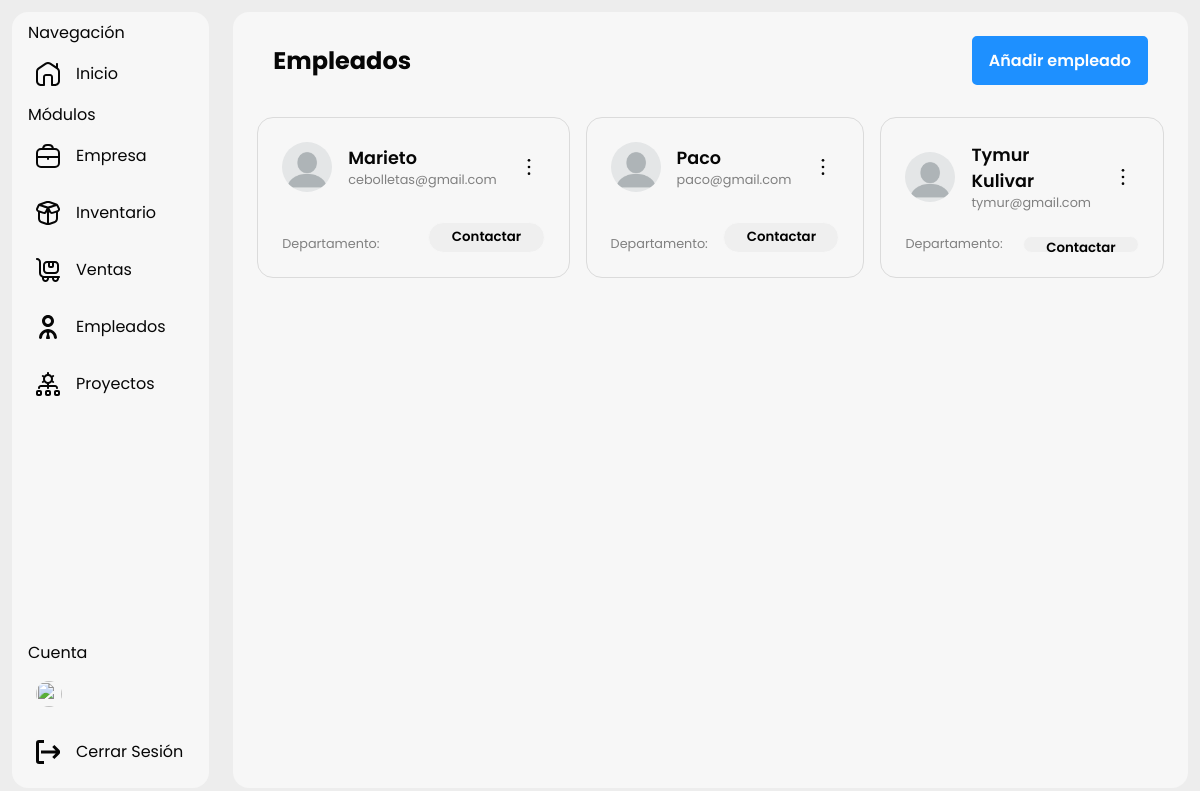
The page /add-employer on the database as committed earlier.
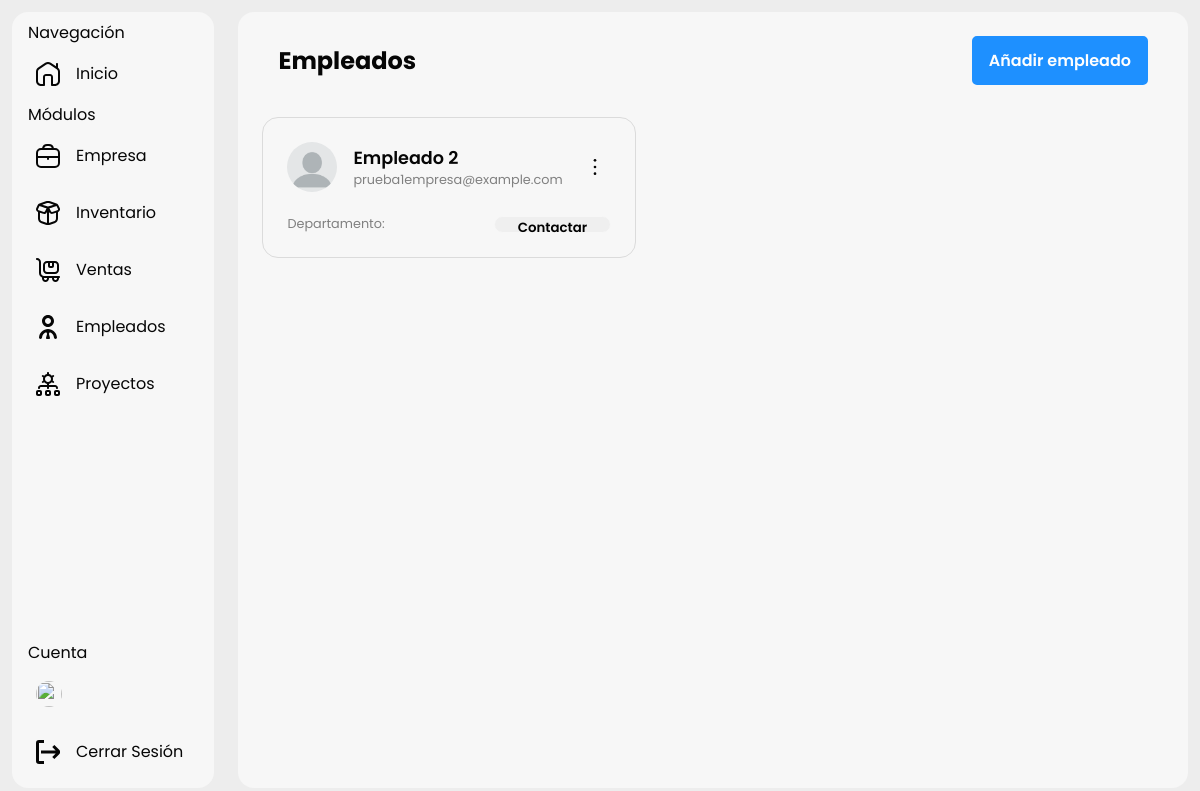
The same page on the database as committed later.
### main.py (models this page shows, shortened)
class Employees(db.Model):
    id = db.Column(db.Integer, primary_key=True)
    name = db.Column(db.String(100), nullable=False)
    department = db.Column(db.String(100), nullable=False)
    contact = db.Column(db.String(100), nullable=False)

### main.py (the view, shortened to what this page needs)
@app.route("/add-employer", methods=["GET", "POST"])
def add_employer():
    employees = Employees.query.all()
    return render_template("employees.html", employees=employees)

### templates/employees.html (shortened to what this page needs)
{% extends "base.html" %} {% block title %}Empleados{% endblock %}{% block
content %} {% include "sidebar.html" %}
<link
  rel="stylesheet"
  href="{{url_for('static', filename = 'style/employees.css')}}"
/>
<section>
  <header>
    <h1>Empleados</h1>
    <button id="btn_add_header">Añadir empleado</button>
  </header>
  <main>
    <div class="container_cards_employees">
      {% for employer in employees %}
      <div class="employer_card">
        <header>
          <img
            src="{{url_for('static', filename = 'img/default-user.webp')}}"
            alt=""
          />
          <div class="employer_details">
            <span>{{employer.name}}</span>
            <span>{{employer.contact}}</span>
          </div>
          <button onclick="showDeleteForm(this)">
            <svg
              xmlns="http://www.w3.org/2000/svg"
              id="Outline"
              viewBox="0 0 24 24"
              width="16"
              height="16"
            >
              <circle cx="12" cy="2" r="2" />
              <circle cx="12" cy="12" r="2" />
              <circle cx="12" cy="22" r="2" />
            </svg>
          </button>
        </header>
        <main>
          <div class="employer_department_details">
            <span>Departamento: </span>
          </div>
          <button>Contactar</button>
        </main>
      </div>
      {% endfor %}
    </div>
  </main>
</section>
{% endblock %}

### templates/base.html (shortened to what this page needs)
<!DOCTYPE html>
<html lang="en">
  <head>
    <link
      rel="stylesheet"
      href="{{url_for('static', filename = 'style/global.css')}}"
    />
  </head>
  <body>
    {% block content %}{% endblock %}
  </body>
</html>

### templates/sidebar.html (shortened to what this page needs)
{% block navbar %}
<nav class="sidebar">
  <div class="top">
    <p>Navegación</p>
    <a href="{{ url_for('landing_page') }}"
      ><?xml version="1.0" encoding="UTF-8"?>
      Inicio</a
    >
    <p>Módulos</p>
    <a href="{{ url_for('company') }}">
      Empresa</a
    >
    <a href="{{ url_for('inventory') }}">
      Inventario</a
    >
    <a href="{{ url_for('sales') }}">
      Ventas</a
    >
    <a href="{{ url_for('employees') }}">
      Empleados</a
    >
    <a href="{{ url_for('projects') }}">
      Proyectos</a
    >
  </div>
  <div class="bottom">
    <p>Cuenta</p>
    <div id="container_account">
      {% if session.user_image == "" %}
      <img
        style="width: 26px; height: 26px; border-radius: 100%"
        src="{{url_for('static', filename = 'img/default-user.webp')}}"
        alt=""
      />
      {% else %}
      <img
        style="width: 26px; height: 26px; border-radius: 100%"
        src="{{ url_for('static', filename=session['user_image']) }}"
        alt=""
      />
      {% endif %}
    </div>
    <a href="{{ url_for('logout') }}">
      Cerrar Sesión</a
    >
  </div>
</nav>
{% endblock %}

### static/style/global.css (style rules this page uses)
:root { --primary-font-hover: dodgerblue; color-scheme: light dark; }
* { padding: 0; margin: 0; box-sizing: border-box; font-family: "Poppins", serif; }
body { max-height: 100vh; background-color: light-dark(#ededed, #121212); }
.sidebar { color: light-dark(#060606, #fefefe); display: flex; flex-direction: column; justify-content: space-between; background-color: light-dark(#f7f7f7, #282828); border-radius: 1rem; width: fit-content; width: 250px; margin: 1%; padding: 0.5rem; }
#container_account { display: flex; align-items: center; gap: 10px; padding: 1rem; overflow: hidden; cursor: pointer; }
#container_account img { height: 24px; width: 24px; }
.sidebar p { padding-left: 0.5rem; font-weight: 400; }
.sidebar svg { fill: light-dark(#060606, #fefefe); }
.sidebar a { text-decoration: none; padding: 1rem; display: flex; align-items: center; gap: 1rem; width: 100%; height: fit-content; border-radius: 1rem; color: light-dark(#060606, #fefefe); }

### static/style/employees.css (style rules this page uses)
* { color-scheme: light dark; }
::placeholder { color: light-dark(#adadad, #c8c8c8); }
body { display: flex; height: 100svh; }
section { padding: 0.5rem; border-radius: 1rem; width: 99%; color: light-dark(#060606, #fefefe); background-color: light-dark(#f7f7f7, #282828); margin: 1%; }
section header { padding: 1rem 2rem; display: flex; justify-content: space-between; align-items: center; }
section header button { color: #fefefe; background-color: dodgerblue; padding: 10px 15px; border: 2px solid dodgerblue; border-radius: 5px; transition: 0.1s ease; font-weight: 600; font-size: 1rem; }
section main { height: 85%; overflow-y: scroll; }
.container_cards_employees { padding: 1rem; display: grid; grid-template-columns: repeat(3, 1fr); gap: 1rem; }
.employer_card { display: flex; flex-direction: column; border: 1px solid; border-color: light-dark(#dbdbdb, #3f3f3f); border-radius: 1rem; padding: 1.5rem; gap: 1rem; grid-column: span 1 !important; }
.employer_card header { position: relative; padding: 0; display: flex; justify-content: start; gap: 1rem; }
.employer_card header img { border-radius: 100%; width: 50px; height: 50px; }
.employer_card header button { margin-left: auto; background-color: transparent; border: none; color: light-dark(#060606, #fefefe); fill: light-dark(#060606, #fefefe); margin-left: auto; border-radius: 100%; display: flex; align-items: center; justify-content: center; padding: 0.5rem; }
.employer_card header .employer_details { display: flex; flex-direction: column; }
.employer_card header .employer_details span:nth-child(1) { font-weight: 600; font-size: 1.1rem; }
.employer_card header .employer_details span:nth-child(2) { color: gray; font-size: 0.8rem; }
.employer_card main { overflow: hidden; }
.employer_card main .employer_department_details { display: flex; flex-direction: column; font-size: 0.8rem; color: gray; }
.employer_card main { display: flex; justify-content: space-between; align-items: end; }
.employer_card main button { border: 1px solid; border-color: light-dark(#f7f7f7, #282828); height: 70%; width: fit-content; padding: 0.1rem 1.4rem; border-radius: 1rem; font-weight: 600; }

Rows that differ between the two databases and show on the page:
removed Employees: name "Marieto", contact "cebolletas@gmail.com"
removed Employees: name "Paco", contact "paco@gmail.com"
removed Employees: name "Tymur Kulivar", contact "tymur@gmail.com"
added Employees: name "Empleado 2", contact "prueba1empresa@example.com"
